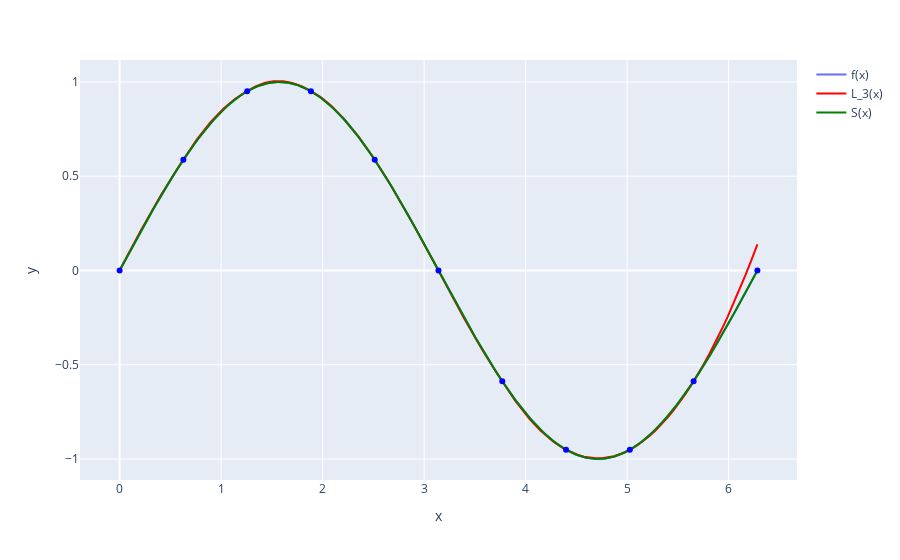

Write notebook code for a chart like this one.
### Markdown cell above
##### Визуализация

### Code cell
xs = numpy.linspace(a, b, 1000)
ys = sympy.lambdify(x, f, "numpy")(xs)

figure = px.line(x=xs, y=ys)
figure.update_traces(name="f(x)", showlegend=True)

splines = []
U = first_boundary_condition_for_slopes(x_points, y_points, y_1_points[0], y_1_points[-1], n)
for i in range(n):
    S_i = non_local_cube_spline_through_slopes(i, x_points, y_points, U)
    splines.append(sympy.lambdify(x, S_i, "numpy"))

lagranges = []
for i in range(1, n - 2):
    L_i = lagrange(x_points[i - 1 : i + 3], y_points[i - 1 : i + 3])
    lagranges.append(L_i)

for i, L_i in enumerate(lagranges):
    xs_i = numpy.linspace(x_points[i], x_points[i + 1], int(1000 / n))
    ys_i = numpy.polyval(L_i, xs_i)

    figure.add_scatter(x=xs_i, y=ys_i, name=f"L_3(x)", showlegend=(i == 0), line=dict(color="red"))

xs_i = numpy.linspace(x_points[n - 3], x_points[n], int(1000 / (3 * n)))
ys_i = numpy.polyval(L_i, xs_i)
figure.add_scatter(x=xs_i, y=ys_i, name=f"L_3(x)", showlegend=False, line=dict(color="red"))

for i, S_i in enumerate(splines):
    xs_i = numpy.linspace(x_points[i], x_points[i + 1], int(1000 / n))
    ys_i = S_i(xs_i)

    figure.add_scatter(x=xs_i, y=ys_i, name=f"S(x)", showlegend=(i == 0), line=dict(color="green"))

for i in range(n + 1):
    figure.add_scatter(x=[x_points[i]], y=[y_points[i]], showlegend=(False), line=dict(color="blue"), mode="markers")

figure.show()
